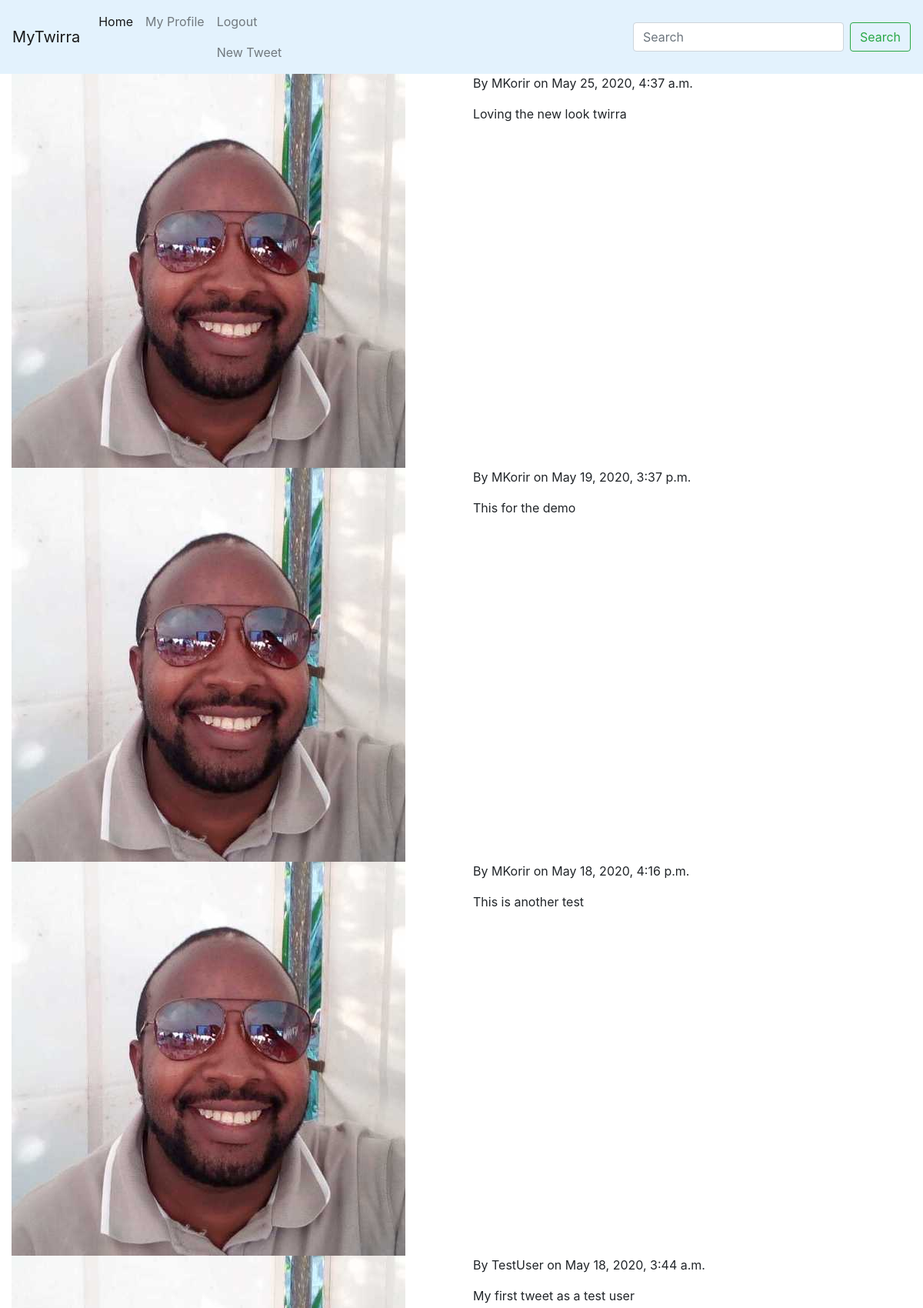
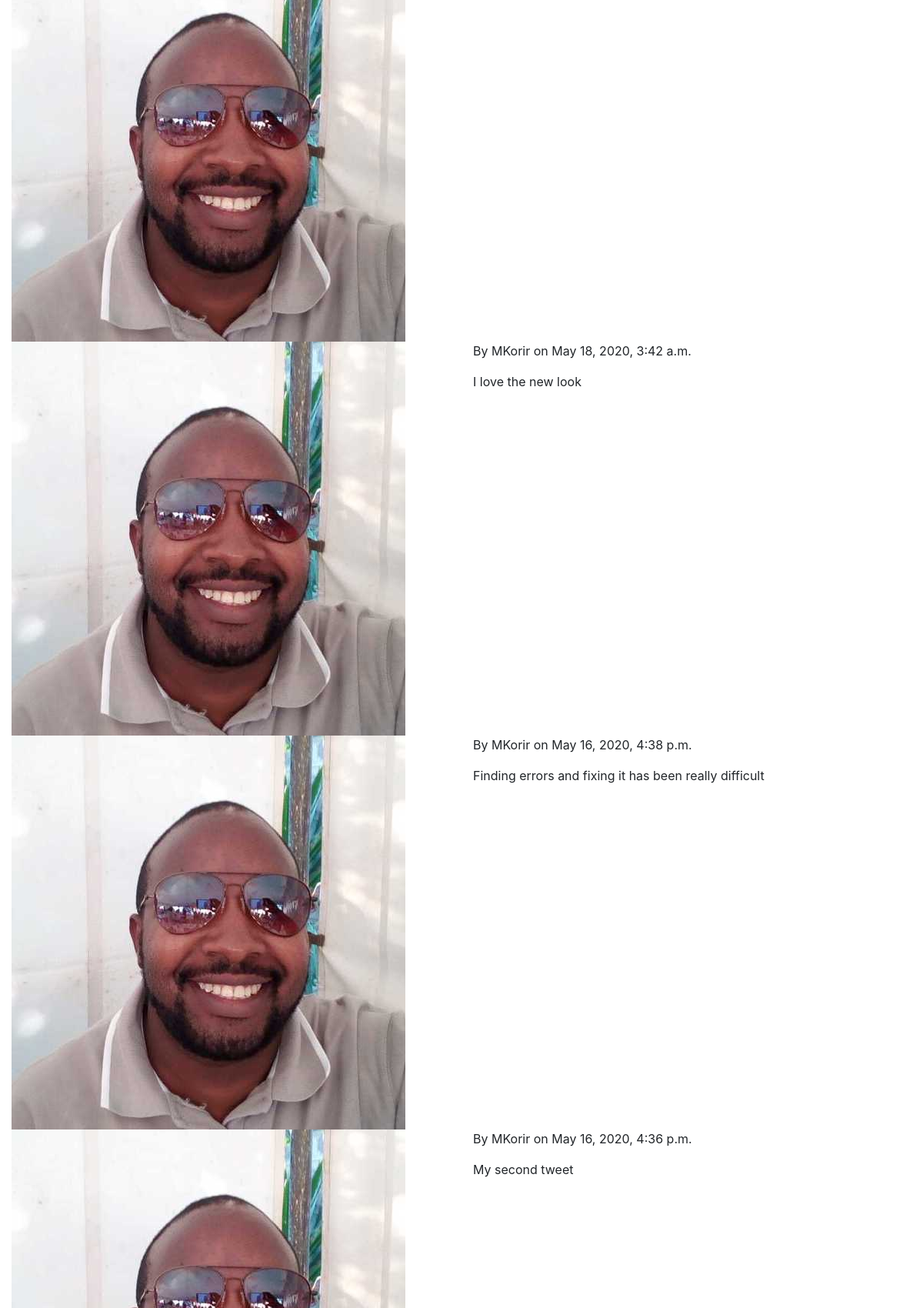
The app's page / (signed in, upper part) with its own data (2 pictures, top to bottom).
### twirra/models.py (models this page shows, shortened)
class Post(models.Model):
    author = models.ForeignKey(User, on_delete=models.CASCADE)
    content = models.CharField(max_length=280)
    date_posted = models.DateTimeField(default=timezone.now)

### users/models.py (models this page shows, shortened)
class Profile(models.Model):
    user = models.OneToOneField(User, on_delete=models.CASCADE)
    image = models.ImageField(default='default.jpg', upload_to='profile_pics')
    bio = models.CharField(max_length=100, blank=True, null=True)
    location = models.CharField(max_length=30, blank=True, null=True)

### twirra/views.py (the view)
# urls.py: path('', PostListView.as_view(), name='twirra-home'),
class PostListView(ListView):
    model = Post
    template_name = 'twirra/home.html'
    context_object_name = 'posts'
    ordering = ['-date_posted']

### twirra/templates/twirra/home.html
{% extends "twirra/base.html" %}
{% block content %}
    {% for post in posts %}
        <div class="col s12 m8 offset-m2 l6 offset-l3">
            <div class="card-panel grey lighten-5 z-depth-1">
            <div class="row valign-wrapper">
                <div class="col s2">
                <img src="{{ user.profile.image.url }}" alt="" class="circle responsive-img">
                </div>
                <div class="col s10">
                <span class="black-text">
                    <p href="{% url 'user-posts' post.author.username %}">By {{ post.author}} on {{ post.date_posted }}</p>
                    <p>{{ post.content }}</p>
                </span>
                </div>
            </div>
            </div>
        </div>
    {% endfor %}
{% endblock content %}

### records on screen
Post: profile.image (picture), author "MKorir", date_posted "May 25, 2020, 4:37 a.m.", content "Loving the new look twirra"
Post: profile.image (picture), author "MKorir", date_posted "May 19, 2020, 3:37 p.m.", content "This for the demo"
Post: profile.image (picture), author "MKorir", date_posted "May 18, 2020, 4:16 p.m.", content "This is another test"
Post: profile.image (picture), author "TestUser", date_posted "May 18, 2020, 3:44 a.m.", content "My first tweet as a test user"
Post: profile.image (picture), author "MKorir", date_posted "May 18, 2020, 3:42 a.m.", content "I love the new look"
Post: profile.image (picture), author "MKorir", date_posted "May 16, 2020, 4:38 p.m.", content "Finding errors and fixing it has been really difficult"
Post: profile.image (picture), author "MKorir", date_posted "May 16, 2020, 4:36 p.m.", content "My second tweet"
